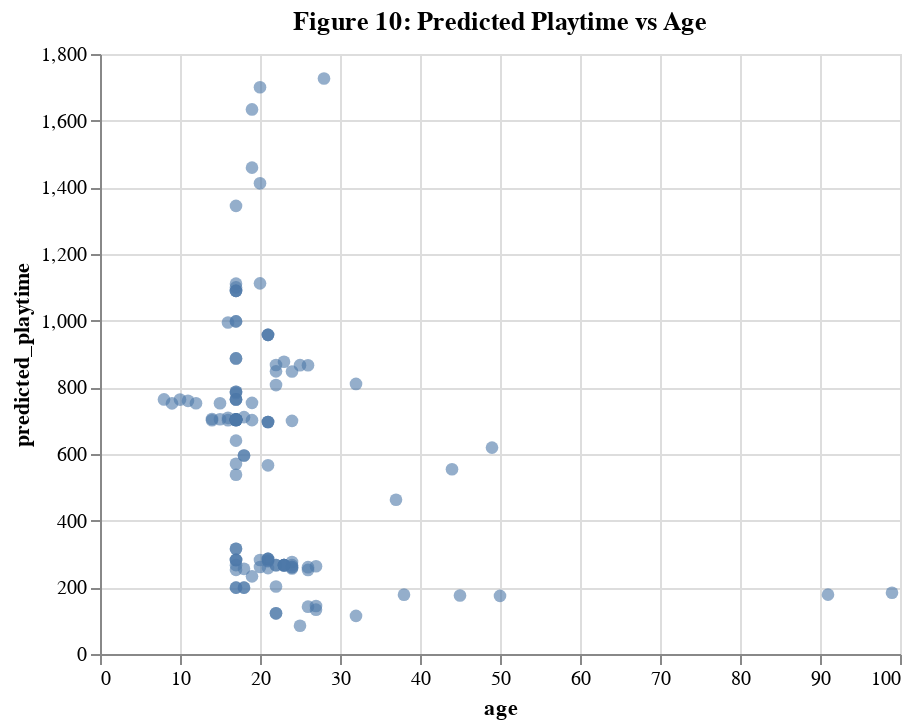

Notebook source saved alongside this figure:
### Code cell
chart_age = alt.Chart(player_summary).mark_circle(size=40, opacity=0.6).encode(
    x="age:Q",
    y="predicted_playtime:Q",
    tooltip=["hashedemail", "age", "predicted_playtime"]
).properties(
    title="Figure 10: Predicted Playtime vs Age",
    width=400, height=300
)
chart_age

### Figure 1 — Vega-Lite specification as saved in the notebook (floating-point values rounded to 4 significant figures)
{"config": {"view": {"continuousWidth": 300, "continuousHeight": 300}}, "data": {"name": "data-f3c4b8a3c0f477a82ccea72b8bb4d165"}, "mark": {"type": "circle", "opacity": 0.6, "size": 40}, "encoding": {"tooltip": [{"field": "hashedemail", "type": "nominal"}, {"field": "age", "type": "quantitative"}, {"field": "predicted_playtime", "type": "quantitative"}], "x": {"field": "age", "type": "quantitative"}, "y": {"field": "predicted_playtime", "type": "quantitative"}}, "height": 300, "title": "Figure 10: Predicted Playtime vs Age", "width": 400, "$schema": "https://vega.github.io/schema/vega-lite/v5.20.1.json", "datasets": {"data-f3c4b8a3c0f477a82ccea72b8bb4d165": [{"hashedemail": "0088b5e134c3f0498a18c7ea6b8d77b4b0ff1636fc93355ccc95b45423367832", "experience": "Regular", "subscribe": true, "gender": "Male", "age": 20, "total_playtime_min": 106.0, "session_count": 2, "avg_session_length_min": 53.0, "predicted_playtime": 1112.0}, {"hashedemail": "060aca80f8cfbf1c91553a72f4d5ec8034764b05ab59fe8e1cf0eee9a7b67967", "experience": "Pro", "subscribe": false, "gender": "Male", "age": 21, "total_playtime_min": 30.0, "session_count": 1, "avg_session_length_min": 30.0, "predicted_playtime": 278.3}, {"hashedemail": "0ce7bfa910d47fc91f21a7b3acd8f33bde6db57912ce0290fa0437ce0b97f387", "experience": "Beginner", "subscribe": true, "gender": "Male", "age": 17, "total_playtime_min": 11.0, "session_count": 1, "avg_session_length_min": 11.0, "predicted_playtime": 702.3}, {"hashedemail": "0d4d71be33e2bc7266ee4983002bd930f69d304288a8663529c875f40f1750f3", "experience": "Regular", "subscribe": true, "gender": "Male", "age": 17, "total_playtime_min": 418.0, "session_count": 13, "avg_session_length_min": 32.15, "predicted_playtime": 702.1}, {"hashedemail": "0d70dd9cac34d646c810b1846fe6a85b9e288a76f5dcab9c1ff1a0e7ca200b3a", "experience": "Pro", "subscribe": true, "gender": "Male", "age": 17, "total_playtime_min": 70.0, "session_count": 2, "avg_session_length_min": 35.0, "predicted_playtime": 763.7}, {"hashedemail": "11006065e9412650e99eea4a4aaaf0399bc338006f85e80cc82d18b49f0e2aa4", "experience": "Veteran", "subscribe": false, "gender": "Male", "age": 19, "total_playtime_min": 10.0, "session_count": 1, "avg_session_length_min": 10.0, "predicted_playtime": 232.9}, {"hashedemail": "119f01b9877fc5ea0073d05602a353b91c4b48e4cf02f42bb8d661b46a34b760", "experience": "Amateur", "subscribe": true, "gender": "Female", "age": 21, "total_playtime_min": 50.0, "session_count": 1, "avg_session_length_min": 50.0, "predicted_playtime": 957.4}, {"hashedemail": "18936844e06b6c7871dce06384e2d142dd86756941641ef39cf40a9967ea14e3", "experience": "Amateur", "subscribe": true, "gender": "Male", "age": 14, "total_playtime_min": 1217.0, "session_count": 41, "avg_session_length_min": 29.68, "predicted_playtime": 701.3}, {"hashedemail": "1a2b92f18f36b0b59b41d648d10a9b8b20a2adff550ddbcb8cec2f47d4d881d0", "experience": "Beginner", "subscribe": false, "gender": "Female", "age": 37, "total_playtime_min": 18.0, "session_count": 1, "avg_session_length_min": 18.0, "predicted_playtime": 462.9}, {"hashedemail": "1d2371d8a35c8831034b25bda8764539ab7db0f63938696917c447128a2540dd", "experience": "Amateur", "subscribe": false, "gender": "Male", "age": 21, "total_playtime_min": 5.0, "session_count": 1, "avg_session_length_min": 5.0, "predicted_playtime": 257.7}, {"hashedemail": "200db0417ee70863c7e2a0f214c737476fb86de5869d0b907a077d726357e687", "experience": "Amateur", "subscribe": false, "gender": "Female", "age": 17, "total_playtime_min": 12.0, "session_count": 1, "avg_session_length_min": 12.0, "predicted_playtime": 782.9}, {"hashedemail": "20ae3f8b5323674fe6e537bc91928841cfc2a00c1b36522fd25370bb6fa89d36", "experience": "Regular", "subscribe": true, "gender": "Male", "age": 19, "total_playtime_min": 46.0, "session_count": 2, "avg_session_length_min": 23.0, "predicted_playtime": 1459.0}, {"hashedemail": "22a78bfd44e46931261d06864b92cf9a8fd77fb02bec66cb71646dd9da222a0d", "experience": "Amateur", "subscribe": true, "gender": "Non-binary", "age": 17, "total_playtime_min": 86.0, "session_count": 2, "avg_session_length_min": 43.0, "predicted_playtime": 1100.0}, {"hashedemail": "23fe711e0e3b77f1da7aa221ab1192afe21648d47d2b4fa7a5a659ff443a0eb5", "experience": "Amateur", "subscribe": true, "gender": "Female", "age": 21, "total_playtime_min": 50.0, "session_count": 1, "avg_session_length_min": 50.0, "predicted_playtime": 957.4}, {"hashedemail": "24d4892c2c3ce11d3e54c3bf31ee218901cac7a2f564911d67424c8fdf0874fe", "experience": "Amateur", "subscribe": true, "gender": "Male", "age": 22, "total_playtime_min": 2366.0, "session_count": 79, "avg_session_length_min": 29.95, "predicted_playtime": 266.5}, {"hashedemail": "25879aecc205544bc6505f9faf768356e0a3b7126057308ae3235f8a514e9a62", "experience": "Amateur", "subscribe": true, "gender": "Female", "age": 17, "total_playtime_min": 7.0, "session_count": 1, "avg_session_length_min": 7.0, "predicted_playtime": 997.8}, {"hashedemail": "2917e2dacafed92d017b9f356ce90a442bea6e4ad59dbbb484a920398acb8974", "experience": "Amateur", "subscribe": false, "gender": "Two-Spirited", "age": 26, "total_playtime_min": 5.0, "session_count": 1, "avg_session_length_min": 5.0, "predicted_playtime": 141.9}, {"hashedemail": "2cfed571797b66cc810c32562fc5b0f70b5bec0f5250799245527135bbf9662e", "experience": "Amateur", "subscribe": true, "gender": "Male", "age": 16, "total_playtime_min": 6.0, "session_count": 1, "avg_session_length_min": 6.0, "predicted_playtime": 701.5}, {"hashedemail": "336adf9b9070abb44eaec22a48b04d8cda6cf0c98a46eef37779a1dcb6f5b4bb", "experience": "Regular", "subscribe": true, "gender": "Male", "age": 21, "total_playtime_min": 266.0, "session_count": 3, "avg_session_length_min": 88.67, "predicted_playtime": 696.1}, {"hashedemail": "36d9cbb4c6bc0c1a6911436d2da0d09ec625e43e6552f575d4acc9cf487c4686", "experience": "Amateur", "subscribe": true, "gender": "Male", "age": 17, "total_playtime_min": 3873.0, "session_count": 130, "avg_session_length_min": 29.79, "predicted_playtime": 703.0}, {"hashedemail": "3caa832978e0596779f4ee7c686c4592fb6de893925025d25bf26be9a8cd03f5", "experience": "Amateur", "subscribe": true, "gender": "Male", "age": 22, "total_playtime_min": 12.0, "session_count": 1, "avg_session_length_min": 12.0, "predicted_playtime": 266.5}, {"hashedemail": "42382bb2af563e6979c5b84d288cbb49bb2ef90b1bcf196c2902da4ce20eb7f3", "experience": "Amateur", "subscribe": true, "gender": "Female", "age": 22, "total_playtime_min": 55.0, "session_count": 1, "avg_session_length_min": 55.0, "predicted_playtime": 867.1}, {"hashedemail": "42eafe96ed5c1684e3b5cc614d1b01a117173d3ec6898abcf1177d9822bd39f7", "experience": "Beginner", "subscribe": false, "gender": "Female", "age": 17, "total_playtime_min": 59.0, "session_count": 11, "avg_session_length_min": 5.364, "predicted_playtime": 786.8}, {"hashedemail": "4b01bce3f141289709e8278b02ba5d2aaa7105d7ccb9c7deb37670a80e332774", "experience": "Amateur", "subscribe": true, "gender": "Male", "age": 23, "total_playtime_min": 121.0, "session_count": 1, "avg_session_length_min": 121.0, "predicted_playtime": 266.5}, {"hashedemail": "4bed6f49b672974f706aa7f020b4f29020326bf594520593557cd381a51559b8", "experience": "Beginner", "subscribe": true, "gender": "Female", "age": 25, "total_playtime_min": 101.0, "session_count": 1, "avg_session_length_min": 101.0, "predicted_playtime": 866.4}, {"hashedemail": "4bfad3613c71ace05644bf210195d9fb0d3d9513753ad2f8a16d1a80699bb906", "experience": "Veteran", "subscribe": false, "gender": "Male", "age": 17, "total_playtime_min": 11.0, "session_count": 1, "avg_session_length_min": 11.0, "predicted_playtime": 199.1}, {"hashedemail": "55d24216db39c27e1f17cc43d3127cbf8ed76ada6d098202b53ded319855e2c1", "experience": "Amateur", "subscribe": true, "gender": "Male", "age": 17, "total_playtime_min": 33.0, "session_count": 3, "avg_session_length_min": 11.0, "predicted_playtime": 703.0}, {"hashedemail": "577aa5f15468252b1c6f32dcd515012923476292e30f95e6b4128c770e993f92", "experience": "Veteran", "subscribe": true, "gender": "Male", "age": 17, "total_playtime_min": 10.0, "session_count": 1, "avg_session_length_min": 10.0, "predicted_playtime": 282.2}, {"hashedemail": "5a340c0e3d1aa3e579efc625bd3e5bca7fc25f7115b68e9411f457464bfd3df4", "experience": "Veteran", "subscribe": true, "gender": "Male", "age": 20, "total_playtime_min": 33.0, "session_count": 2, "avg_session_length_min": 16.5, "predicted_playtime": 282.0}, {"hashedemail": "5afb9b4ba7f0bb42d4e4d72ee21be8a51131a7677f0519b4606fdbf770eec750", "experience": "Amateur", "subscribe": true, "gender": "Male", "age": 17, "total_playtime_min": 14.0, "session_count": 1, "avg_session_length_min": 14.0, "predicted_playtime": 703.0}, {"hashedemail": "5baba1651a0b92788bc0d6dcdf00be64af1cf9f0015bbeed204ddabd1d872e83", "experience": "Regular", "subscribe": true, "gender": "Female", "age": 28, "total_playtime_min": 43.0, "session_count": 1, "avg_session_length_min": 43.0, "predicted_playtime": 1726.0}, {"hashedemail": "5c27e8b9fed2816b006dc8397ec04470b59339fd591a46a3eb7951b939b72984", "experience": "Amateur", "subscribe": false, "gender": "Male", "age": 18, "total_playtime_min": 57.0, "session_count": 1, "avg_session_length_min": 57.0, "predicted_playtime": 255.5}, {"hashedemail": "5e0beb10f6163a508622ef25220d780bdd012a89dee571db77fc502980c0e57d", "experience": "Regular", "subscribe": true, "gender": "Male", "age": 15, "total_playtime_min": 9.0, "session_count": 1, "avg_session_length_min": 9.0, "predicted_playtime": 704.4}, {"hashedemail": "6b1cdc07fcc1f7ea09509341fd245dd34fdba386f14a493e9107c18604baedc9", "experience": "Veteran", "subscribe": true, "gender": "Non-binary", "age": 17, "total_playtime_min": 11.0, "session_count": 1, "avg_session_length_min": 11.0, "predicted_playtime": 1089.0}, {"hashedemail": "6ca8a90e4f5c61bf36baf556d446873c4e894e7a62f91996aa237be64b0e183b", "experience": "Beginner", "subscribe": true, "gender": "Female", "age": 17, "total_playtime_min": 66.0, "session_count": 1, "avg_session_length_min": 66.0, "predicted_playtime": 886.7}, {"hashedemail": "6fa105fac7f4f37350f21830db78cde153d8edda41d6f4f2d48c9785d605c5e5", "experience": "Amateur", "subscribe": false, "gender": "Male", "age": 45, "total_playtime_min": 7.0, "session_count": 1, "avg_session_length_min": 7.0, "predicted_playtime": 175.6}, {"hashedemail": "7096b30972a32029244fc6171f21bc5996b51b8d75df7a94f003dead428988f9", "experience": "Amateur", "subscribe": false, "gender": "Male", "age": 26, "total_playtime_min": 72.0, "session_count": 2, "avg_session_length_min": 36.0, "predicted_playtime": 252.2}, {"hashedemail": "70db3a16ef58cf8bf6d8658c426ba4a5fcd7523a0abdd413f14466c41181215d", "experience": "Veteran", "subscribe": false, "gender": "Male", "age": 22, "total_playtime_min": 15.0, "session_count": 1, "avg_session_length_min": 15.0, "predicted_playtime": 122.0}, {"hashedemail": "710148466b44cb02ba894aa9005a4892e619250ebd01153055d6c7578fc1ea10", "experience": "Amateur", "subscribe": true, "gender": "Male", "age": 23, "total_playtime_min": 8.0, "session_count": 1, "avg_session_length_min": 8.0, "predicted_playtime": 266.5}, {"hashedemail": "71453e425f07d10da4fa2b349c83e73ccdf0fb3312f778b35c5802c3292c87bd", "experience": "Veteran", "subscribe": false, "gender": "Male", "age": 22, "total_playtime_min": 21.0, "session_count": 1, "avg_session_length_min": 21.0, "predicted_playtime": 122.0}, {"hashedemail": "71e724778a28bb0ebbdacb1328944dfef427525466b012b66e7554a65e401a16", "experience": "Regular", "subscribe": true, "gender": "Male", "age": 14, "total_playtime_min": 20.0, "session_count": 2, "avg_session_length_min": 10.0, "predicted_playtime": 704.9}, {"hashedemail": "722ab6d91280c439f2780767a1250889e93f75fc0ba0bc48175da022ab3e9ea9", "experience": "Beginner", "subscribe": false, "gender": "Female", "age": 17, "total_playtime_min": 5.0, "session_count": 1, "avg_session_length_min": 5.0, "predicted_playtime": 786.8}, {"hashedemail": "75f275366c0dbb8b23957b97aaaf77db5d6517fb846d3d4d209bd391ae3d39f6", "experience": "Amateur", "subscribe": true, "gender": "Male", "age": 24, "total_playtime_min": 24.0, "session_count": 1, "avg_session_length_min": 24.0, "predicted_playtime": 266.5}, {"hashedemail": "7a4686586d290c67179275c7c3dfb4ea02f4d317d9ee0e2cee98baa27877a875", "experience": "Veteran", "subscribe": true, "gender": "Female", "age": 23, "total_playtime_min": 115.0, "session_count": 3, "avg_session_length_min": 38.33, "predicted_playtime": 876.6}, {"hashedemail": "7b17513f11968feaf6b02977885c436dc2a4549489ca25ef03022f9fbae19d81", "experience": "Regular", "subscribe": false, "gender": "Male", "age": 50, "total_playtime_min": 5.0, "session_count": 1, "avg_session_length_min": 5.0, "predicted_playtime": 174.3}, {"hashedemail": "7b5c323f9a9e21b6bcc2a8c431e96f9f2155c7b4318a68d3e7d9edd2018095a9", "experience": "Beginner", "subscribe": true, "gender": "Two-Spirited", "age": 17, "total_playtime_min": 5.0, "session_count": 1, "avg_session_length_min": 5.0, "predicted_playtime": 640.1}, {"hashedemail": "7c0ae28a5f85a515a8063f9ed989aa26c5ebcc64f6b7be2948c0b300c2c9bd47", "experience": "Amateur", "subscribe": true, "gender": "Male", "age": 23, "total_playtime_min": 9.0, "session_count": 1, "avg_session_length_min": 9.0, "predicted_playtime": 266.5}, {"hashedemail": "7d71c49cbbce8dcf0276b2bfecfa2d16f22cb31a4024556d6085884298f2ee8d", "experience": "Regular", "subscribe": true, "gender": "Two-Spirited", "age": 99, "total_playtime_min": 8.0, "session_count": 1, "avg_session_length_min": 8.0, "predicted_playtime": 183.8}, {"hashedemail": "7dc01f10bf20671ecfccdac23812b1b415acd42c2147cb0af4d48fcce2420f3e", "experience": "Regular", "subscribe": true, "gender": "Male", "age": 21, "total_playtime_min": 9.0, "session_count": 1, "avg_session_length_min": 9.0, "predicted_playtime": 696.1}, {"hashedemail": "7ea2a6532a9a7f33e1ad6067015746bbbbacaabb8cba0f430129f851c0aa59d9", "experience": "Regular", "subscribe": true, "gender": "Male", "age": 24, "total_playtime_min": 13.0, "session_count": 1, "avg_session_length_min": 13.0, "predicted_playtime": 699.4}, {"hashedemail": "80afc8e7137de6a232421e926c1e6e64ddeef1d8157c4439746bc00fcf91e8a7", "experience": "Beginner", "subscribe": false, "gender": "Male", "age": 32, "total_playtime_min": 116.0, "session_count": 1, "avg_session_length_min": 116.0, "predicted_playtime": 114.3}, {"hashedemail": "82d2615c56f8bdb5e56c603d3c90096649eb944fe47e1c827219d8af0b9fc94a", "experience": "Veteran", "subscribe": true, "gender": "Male", "age": 21, "total_playtime_min": 41.0, "session_count": 1, "avg_session_length_min": 41.0, "predicted_playtime": 285.2}, {"hashedemail": "88247d9a46fc214a12485dcbcbb03a8ddebfe8c1ec5fe209cd660147625c8e62", "experience": "Veteran", "subscribe": false, "gender": "Prefer not to say", "age": 25, "total_playtime_min": 118.0, "session_count": 6, "avg_session_length_min": 19.67, "predicted_playtime": 84.79}, {"hashedemail": "8af6e04a9067b009303e36cf39f7e7d53f9473e74b4633876ddd79769158b665", "experience": "Amateur", "subscribe": true, "gender": "Male", "age": 23, "total_playtime_min": 14.0, "session_count": 1, "avg_session_length_min": 14.0, "predicted_playtime": 266.5}, {"hashedemail": "8b71f4d66a38389b7528bb38ba6eb71157733df7d1740371852a797ae97d82d1", "experience": "Amateur", "subscribe": true, "gender": "Male", "age": 17, "total_playtime_min": 13.0, "session_count": 1, "avg_session_length_min": 13.0, "predicted_playtime": 703.0}, {"hashedemail": "8d2eed1f399e0d77cebb8fcc48ed19ad2fa8e3bb3fa683cb90e0ac6d42677bf2", "experience": "Veteran", "subscribe": true, "gender": "Male", "age": 24, "total_playtime_min": 147.0, "session_count": 1, "avg_session_length_min": 147.0, "predicted_playtime": 276.1}, {"hashedemail": "8d713786e0bf0371cd928a91d32d1e37b14e14e49744cdebac90885c05c48afa", "experience": "Amateur", "subscribe": false, "gender": "Female", "age": 32, "total_playtime_min": 11.0, "session_count": 1, "avg_session_length_min": 11.0, "predicted_playtime": 810.3}, {"hashedemail": "8e0aac3020b3fd9cdef4840b533b4b105aaf1ce1f6f2df3f328ba2a44cecfdc1", "experience": "Amateur", "subscribe": true, "gender": "Male", "age": 11, "total_playtime_min": 193.0, "session_count": 3, "avg_session_length_min": 64.33, "predicted_playtime": 759.6}, {"hashedemail": "8e98b6db2053af0bc0e62cd55bcea5a08f23986dec3d02ca520ea039517e6744", "experience": "Regular", "subscribe": false, "gender": "Male", "age": 18, "total_playtime_min": 10.0, "session_count": 1, "avg_session_length_min": 10.0, "predicted_playtime": 595.4}, {"hashedemail": "8eae13e0f5823d9c48fe7b89695ea231f96f644f664bcc74c5a07f7d0a1135bd", "experience": "Pro", "subscribe": true, "gender": "Male", "age": 12, "total_playtime_min": 34.0, "session_count": 1, "avg_session_length_min": 34.0, "predicted_playtime": 752.4}, {"hashedemail": "90f1495942837b1cde67cc9e3119421e38183502a4c6dee304df3bf0c21e0dd0", "experience": "Pro", "subscribe": true, "gender": "Male", "age": 17, "total_playtime_min": 16.0, "session_count": 1, "avg_session_length_min": 16.0, "predicted_playtime": 763.7}, {"hashedemail": "93efabc9f7de58f44c457bac715cf8f9f44cd88cc574fc02624cac194d2f0ea5", "experience": "Amateur", "subscribe": false, "gender": "Male", "age": 24, "total_playtime_min": 136.0, "session_count": 1, "avg_session_length_min": 136.0, "predicted_playtime": 256.4}, {"hashedemail": "951e54f7376e2b2f0915e9e3646c701af4a2fe839385b13f9e0084b08f8070bd", "experience": "Veteran", "subscribe": false, "gender": "Male", "age": 18, "total_playtime_min": 10.0, "session_count": 1, "avg_session_length_min": 10.0, "predicted_playtime": 199.1}, {"hashedemail": "95aa10ff79645508dcff5c08da02a8f6ddd9016b44fb469347e5739b8865c613", "experience": "Amateur", "subscribe": true, "gender": "Male", "age": 21, "total_playtime_min": 37.0, "session_count": 2, "avg_session_length_min": 18.5, "predicted_playtime": 280.6}, {"hashedemail": "96e190b0bf3923cd8d349eee467c09d1130af143335779251492eb4c2c058a5f", "experience": "Beginner", "subscribe": true, "gender": "Prefer not to say", "age": 27, "total_playtime_min": 168.0, "session_count": 8, "avg_session_length_min": 21.0, "predicted_playtime": 133.0}, {"hashedemail": "9782452b8e41d1f140374eec34c84f464df6ed12e2777e5b4f7150912b8ab78c", "experience": "Beginner", "subscribe": true, "gender": "Male", "age": 24, "total_playtime_min": 1581.0, "session_count": 18, "avg_session_length_min": 87.83, "predicted_playtime": 260.5}, {"hashedemail": "9955ab948064150d3686ef564389bdc6d6c60bc620a5ce3084b3dec4a7a006a7", "experience": "Amateur", "subscribe": true, "gender": "Two-Spirited", "age": 17, "total_playtime_min": 33.0, "session_count": 1, "avg_session_length_min": 33.0, "predicted_playtime": 1111.0}, {"hashedemail": "9ba67e127e4e70d909f6237644bb4674b17bc6ae5c9e735f88cfc50e22b499c6", "experience": "Veteran", "subscribe": true, "gender": "Male", "age": 17, "total_playtime_min": 11.0, "session_count": 1, "avg_session_length_min": 11.0, "predicted_playtime": 282.2}, {"hashedemail": "9c2a5275ada716508a7e66629dfbeaa4c03ca9eb5f30d2132f41de130c367c56", "experience": "Beginner", "subscribe": true, "gender": "Male", "age": 24, "total_playtime_min": 11.0, "session_count": 1, "avg_session_length_min": 11.0, "predicted_playtime": 260.5}, {"hashedemail": "a175d4741dc84e6baf77901f6e8e0a06f54809a34e6b5211159bced346f7fb3e", "experience": "Amateur", "subscribe": true, "gender": "Female", "age": 17, "total_playtime_min": 3232.0, "session_count": 37, "avg_session_length_min": 87.35, "predicted_playtime": 997.8}, {"hashedemail": "a1e0438d568b9c05a93cadaf99969e4d44794d19dea31edd723cbc916f878c33", "experience": "Veteran", "subscribe": false, "gender": "Non-binary", "age": 21, "total_playtime_min": 178.0, "session_count": 3, "avg_session_length_min": 59.33, "predicted_playtime": 566.1}, {"hashedemail": "a2a0612e9a7da558cbac2ee3c816740324505a69a6e042c94aa1b67731f9ff01", "experience": "Regular", "subscribe": false, "gender": "Male", "age": 18, "total_playtime_min": 6.0, "session_count": 1, "avg_session_length_min": 6.0, "predicted_playtime": 595.4}, {"hashedemail": "ab1f44f93c3b828f55458971db393052d9711df3e0e7ff69540bfebfcec555ff", "experience": "Amateur", "subscribe": true, "gender": "Male", "age": 17, "total_playtime_min": 43.0, "session_count": 2, "avg_session_length_min": 21.5, "predicted_playtime": 703.0}, {"hashedemail": "ad6390295640af1ed0e45ffc58a53b2d9074b0eea694b16210addd44d7c81f83", "experience": "Regular", "subscribe": true, "gender": "Female", "age": 19, "total_playtime_min": 11830.0, "session_count": 147, "avg_session_length_min": 80.46, "predicted_playtime": 1634.0}, {"hashedemail": "ae8d8a9dcf80b38466f89466201e6d594eb94d6994eda1617f7dfae9cb21bfb3", "experience": "Beginner", "subscribe": true, "gender": "Female", "age": 17, "total_playtime_min": 70.0, "session_count": 2, "avg_session_length_min": 35.0, "predicted_playtime": 886.7}, {"hashedemail": "aea049eaa7cb10db386a62990220d205ceb2a4c473cae3ec7bab107278c26559", "experience": "Beginner", "subscribe": true, "gender": "Prefer not to say", "age": 17, "total_playtime_min": 18.0, "session_count": 1, "avg_session_length_min": 18.0, "predicted_playtime": 570.8}, {"hashedemail": "b3510c708bd50bf9f75e6e02bb6fe14edb705e0ea671ee769a45c613750e8b58", "experience": "Veteran", "subscribe": true, "gender": "Agender", "age": 27, "total_playtime_min": 821.0, "session_count": 10, "avg_session_length_min": 82.1, "predicted_playtime": 144.0}, {"hashedemail": "b622593d2ef8b337dc554acb307d04a88114f2bf453b18fb5d2c80052aeb2319", "experience": "Regular", "subscribe": true, "gender": "Non-binary", "age": 20, "total_playtime_min": 14130.0, "session_count": 94, "avg_session_length_min": 150.3, "predicted_playtime": 1412.0}, {"hashedemail": "b674dd7ee0d24096d1c019615ce4d12b20fcbff12d79d3c5a9d2118eb7ccbb28", "experience": "Veteran", "subscribe": false, "gender": "Male", "age": 17, "total_playtime_min": 5.0, "session_count": 1, "avg_session_length_min": 5.0, "predicted_playtime": 199.1}, {"hashedemail": "ba24bebe588a34ac546f8559850c65bc90cd9d51b821581bd6e25cff437a1081", "experience": "Veteran", "subscribe": true, "gender": "Female", "age": 44, "total_playtime_min": 11.0, "session_count": 1, "avg_session_length_min": 11.0, "predicted_playtime": 554.4}, {"hashedemail": "ba9b943f7fd9b5078b20ece741c4cb6435418d5d8373b4fe3830487f6036095c", "experience": "Regular", "subscribe": false, "gender": "Prefer not to say", "age": 17, "total_playtime_min": 10.0, "session_count": 1, "avg_session_length_min": 10.0, "predicted_playtime": 1344.0}, {"hashedemail": "bc704ff2bc676dbf48ee41b9e11481c1387bf758ad318f2428f336e3fecc6660", "experience": "Regular", "subscribe": true, "gender": "Male", "age": 8, "total_playtime_min": 25.0, "session_count": 1, "avg_session_length_min": 25.0, "predicted_playtime": 763.7}, {"hashedemail": "bd10e7eab5531d5e82c9eebb929e2703f05367a90b0533074392a5f39a55c5d9", "experience": "Amateur", "subscribe": true, "gender": "Male", "age": 19, "total_playtime_min": 13.0, "session_count": 1, "avg_session_length_min": 13.0, "predicted_playtime": 701.6}, {"hashedemail": "bda1905e54b6c745bcced9d59ce655a5bfd03c35cc6abdd8d1610e5c416f79d1", "experience": "Amateur", "subscribe": true, "gender": "Male", "age": 17, "total_playtime_min": 5.0, "session_count": 1, "avg_session_length_min": 5.0, "predicted_playtime": 703.0}, {"hashedemail": "bfce39c89d6549f2bb94d8064d3ce69dc3d7e72b38f431d8aa0c4bf95ccee6bf", "experience": "Regular", "subscribe": true, "gender": "Male", "age": 17, "total_playtime_min": 14670.0, "session_count": 219, "avg_session_length_min": 66.99, "predicted_playtime": 702.1}, {"hashedemail": "c121e4d197469bea90e21c0495001f4e21824adb98cbc6a40d54e66617cee174", "experience": "Regular", "subscribe": true, "gender": "Male", "age": 21, "total_playtime_min": 9.0, "session_count": 1, "avg_session_length_min": 9.0, "predicted_playtime": 696.1}, {"hashedemail": "c57fa94e436cf49a929d0168e47d26fec3d900b321775e280ef136979c01d5a4", "experience": "Regular", "subscribe": true, "gender": "Male", "age": 49, "total_playtime_min": 1235.0, "session_count": 16, "avg_session_length_min": 77.19, "predicted_playtime": 619.2}, {"hashedemail": "c871393f513c68e313874ac9d192a0b8be7bf99a96bff0ab46beb343ee4217d5", "experience": "Veteran", "subscribe": false, "gender": "Female", "age": 22, "total_playtime_min": 184.0, "session_count": 3, "avg_session_length_min": 61.33, "predicted_playtime": 806.8}, {"hashedemail": "ca20f724571080b997e0efa874b9611e9f280c1af5f68ff6231a9e5b5d79bcfe", "experience": "Veteran", "subscribe": true, "gender": "Male", "age": 38, "total_playtime_min": 21.0, "session_count": 1, "avg_session_length_min": 21.0, "predicted_playtime": 178.0}, {"hashedemail": "cb00c16dc2043f435a7a8c2a473656e4119ffa7173bab7ec7455715173912498", "experience": "Veteran", "subscribe": true, "gender": "Non-binary", "age": 17, "total_playtime_min": 68.0, "session_count": 2, "avg_session_length_min": 34.0, "predicted_playtime": 1089.0}, {"hashedemail": "d07befbac08be3d876d026ac0458651067001b39081d24724af3c95be76355e0", "experience": "Veteran", "subscribe": true, "gender": "Non-binary", "age": 17, "total_playtime_min": 11.0, "session_count": 1, "avg_session_length_min": 11.0, "predicted_playtime": 1089.0}, {"hashedemail": "d13020f8d53c08c95e64f2254424a65c9c479fcfd866b21b850d200a2689a8b5", "experience": "Beginner", "subscribe": true, "gender": "Prefer not to say", "age": 22, "total_playtime_min": 35.0, "session_count": 2, "avg_session_length_min": 17.5, "predicted_playtime": 202.5}, {"hashedemail": "d3ca24e4d7fe8ffe2a821ebd3b841252950ca53e4d659a5f33b987e2cd42a1ec", "experience": "Veteran", "subscribe": false, "gender": "Male", "age": 18, "total_playtime_min": 14.0, "session_count": 1, "avg_session_length_min": 14.0, "predicted_playtime": 199.1}, {"hashedemail": "d43af3bed5e9f1f31077233697c18f3f988a217bd0376a5f1a54d14964a38c36", "experience": "Regular", "subscribe": true, "gender": "Female", "age": 20, "total_playtime_min": 32.0, "session_count": 1, "avg_session_length_min": 32.0, "predicted_playtime": 1700.0}, {"hashedemail": "d46bd29a2ed08e3500bd8729085ef4b6f0ca65baf4c756f88b6bedf7a18e0352", "experience": "Pro", "subscribe": false, "gender": "Male", "age": 17, "total_playtime_min": 110.0, "session_count": 1, "avg_session_length_min": 110.0, "predicted_playtime": 315.5}, {"hashedemail": "d48302dee689942b60f7e9756eba99d0be030df0ab6f553904a9dbbc44d0b5d5", "experience": "Beginner", "subscribe": true, "gender": "Male", "age": 17, "total_playtime_min": 10.0, "session_count": 1, "avg_session_length_min": 10.0, "predicted_playtime": 702.3}, {"hashedemail": "d51a8c57269fe347b4b7760ec29c420832cb36a11c47569a9200872831910c05", "experience": "Beginner", "subscribe": true, "gender": "Female", "age": 24, "total_playtime_min": 49.0, "session_count": 1, "avg_session_length_min": 49.0, "predicted_playtime": 847.6}, {"hashedemail": "d572f391d452b76ea2d7e5e53a3d38bfd7499c7399db299bd4fedb06a46ad5bb", "experience": "Amateur", "subscribe": false, "gender": "Prefer not to say", "age": 17, "total_playtime_min": 5.0, "session_count": 1, "avg_session_length_min": 5.0, "predicted_playtime": 537.8}, {"hashedemail": "d9473710057f7d42f36570f0be83817a4eea614029ff90cf50d8889cdd729d11", "experience": "Pro", "subscribe": true, "gender": "Other", "age": 91, "total_playtime_min": 15.0, "session_count": 1, "avg_session_length_min": 15.0, "predicted_playtime": 178.1}, {"hashedemail": "dbb20960cd4db4900dde7832e349dae46f7688583c8138b34785d9c7e509b5b9", "experience": "Amateur", "subscribe": true, "gender": "Female", "age": 26, "total_playtime_min": 7.0, "session_count": 1, "avg_session_length_min": 7.0, "predicted_playtime": 866.4}, {"hashedemail": "dc73467f73263dd4a07838330dd1cc115aa3f8b03538911ee6aac048405939c4", "experience": "Veteran", "subscribe": true, "gender": "Male", "age": 21, "total_playtime_min": 7.0, "session_count": 1, "avg_session_length_min": 7.0, "predicted_playtime": 285.2}, {"hashedemail": "e21a324ccf5c873bafe82e47d5137b36aa312ee4803eeb5cbc6cf945f9bb3f38", "experience": "Regular", "subscribe": true, "gender": "Male", "age": 17, "total_playtime_min": 6.0, "session_count": 1, "avg_session_length_min": 6.0, "predicted_playtime": 702.1}, {"hashedemail": "e3175c379bbb83c8786d2dd719cf844575aca24d2c81d643dc7f12f6227becf7", "experience": "Beginner", "subscribe": true, "gender": "Female", "age": 22, "total_playtime_min": 53.0, "session_count": 1, "avg_session_length_min": 53.0, "predicted_playtime": 847.9}, {"hashedemail": "e3e1bef1ce259c995332635c0ec630a575713451cbe742d7ca93e4c03d0826df", "experience": "Amateur", "subscribe": true, "gender": "Male", "age": 17, "total_playtime_min": 60.0, "session_count": 12, "avg_session_length_min": 5.0, "predicted_playtime": 703.0}, {"hashedemail": "e44041459da2102dc20147ed6f0db4753547be66fc4ddea037bafca64004de2d", "experience": "Veteran", "subscribe": true, "gender": "Male", "age": 18, "total_playtime_min": 26.0, "session_count": 1, "avg_session_length_min": 26.0, "predicted_playtime": 710.6}, {"hashedemail": "e47ae138603b9a7d6e9b97554bac2daf0477b30e0a4f29ed9d3deacc3c7ec155", "experience": "Pro", "subscribe": true, "gender": "Male", "age": 15, "total_playtime_min": 7.0, "session_count": 1, "avg_session_length_min": 7.0, "predicted_playtime": 752.1}, {"hashedemail": "e74c60a92c0100e7240be56d66969db85856152b048c639331a3595f901461ae", "experience": "Beginner", "subscribe": false, "gender": "Male", "age": 17, "total_playtime_min": 560.0, "session_count": 47, "avg_session_length_min": 11.91, "predicted_playtime": 252.6}, {"hashedemail": "ed3e6d043dee74fad932be44d0600f4502055198c511927b0c906f50b57d9582", "experience": "Beginner", "subscribe": true, "gender": "Male", "age": 17, "total_playtime_min": 5.0, "session_count": 1, "avg_session_length_min": 5.0, "predicted_playtime": 702.3}, {"hashedemail": "f19e136ddde68f365afc860c725ccff54307dedd13968e896a9f890c40aea436", "experience": "Amateur", "subscribe": false, "gender": "Male", "age": 17, "total_playtime_min": 179.0, "session_count": 6, "avg_session_length_min": 29.83, "predicted_playtime": 266.6}, {"hashedemail": "f1b432523542f90c61176a555ccb2144468d76c91a32d74082ab8c101f9d25b6", "experience": "Veteran", "subscribe": true, "gender": "Male", "age": 21, "total_playtime_min": 13.0, "session_count": 1, "avg_session_length_min": 13.0, "predicted_playtime": 285.2}, {"hashedemail": "f2826fb8dbce4d450348f99cb27ade184b713998d9679780442efaaf218038f2", "experience": "Regular", "subscribe": true, "gender": "Male", "age": 10, "total_playtime_min": 266.0, "session_count": 7, "avg_session_length_min": 38.0, "predicted_playtime": 763.2}, {"hashedemail": "f3c813577c458ba0dfef80996f8f32c93b6e8af1fa939732842f2312358a88e9", "experience": "Veteran", "subscribe": true, "gender": "Male", "age": 17, "total_playtime_min": 255.0, "session_count": 3, "avg_session_length_min": 85.0, "predicted_playtime": 282.2}, {"hashedemail": "f459ce1862ec9a43b6c714810390dfd632ed104eb11378b3a2a134b1b107bc75", "experience": "Beginner", "subscribe": true, "gender": "Male", "age": 26, "total_playtime_min": 46.0, "session_count": 2, "avg_session_length_min": 23.0, "predicted_playtime": 260.5}, {"hashedemail": "f4f29f2465743ead8c3ce02fc84542afe33ae3c95ef56a42b8f7785550fe9e4a", "experience": "Pro", "subscribe": true, "gender": "Male", "age": 19, "total_playtime_min": 41.0, "session_count": 2, "avg_session_length_min": 20.5, "predicted_playtime": 753.4}, {"hashedemail": "f6daba428a5e19a3d47574858c13550499be23603422e6a0ee9728f8b53e192d", "experience": "Pro", "subscribe": true, "gender": "Male", "age": 9, "total_playtime_min": 2019.0, "session_count": 27, "avg_session_length_min": 74.78, "predicted_playtime": 751.8}, {"hashedemail": "f707d141be44b2bf963eb171dbd14599059b4dda09aa002ba95ead4fa67273a7", "experience": "Veteran", "subscribe": true, "gender": "Male", "age": 16, "total_playtime_min": 8.0, "session_count": 1, "avg_session_length_min": 8.0, "predicted_playtime": 708.5}, {"hashedemail": "f7875ae87a61632030d5c4029ee8cf081be7047b2b4a9c04ab5a706f59786197", "experience": "Pro", "subscribe": false, "gender": "Male", "age": 17, "total_playtime_min": 19.0, "session_count": 1, "avg_session_length_min": 19.0, "predicted_playtime": 315.5}, {"hashedemail": "f8f5477f5a2e53616ae37421b1c660b971192bd8ff77e3398304c7ae42581fdc", "experience": "Amateur", "subscribe": true, "gender": "Female", "age": 16, "total_playtime_min": 9947.0, "session_count": 159, "avg_session_length_min": 62.56, "predicted_playtime": 994.5}, {"hashedemail": "f9ac013b2f0bc2bd4928a6a0fc8a0aae8b5c4f2670cf9e18f547b7e72034c965", "experience": "Beginner", "subscribe": true, "gender": "Male", "age": 17, "total_playtime_min": 74.0, "session_count": 2, "avg_session_length_min": 37.0, "predicted_playtime": 702.3}, {"hashedemail": "fb0005032363ec3b30c2ae668f78f5076b7e77de0c6a249e924eee608cd0a1fa", "experience": "Amateur", "subscribe": true, "gender": "Female", "age": 21, "total_playtime_min": 208.0, "session_count": 4, "avg_session_length_min": 52.0, "predicted_playtime": 957.4}, {"hashedemail": "fc0224c81384770e93ca717f32713960144bf0b52ff67639433a5c06a653a882", "experience": "Amateur", "subscribe": true, "gender": "Male", "age": 27, "total_playtime_min": 16.0, "session_count": 1, "avg_session_length_min": 16.0, "predicted_playtime": 263.1}, {"hashedemail": "fcab03c6d3079521e7f9665caed0f31fe3dae6b5ccb86e6cb58747a43aa8789f", "experience": "Pro", "subscribe": true, "gender": "Male", "age": 17, "total_playtime_min": 80.0, "session_count": 1, "avg_session_length_min": 80.0, "predicted_playtime": 763.7}, {"hashedemail": "fd6563a4e0f6f4273580e5fedbd8dda64990447aea5a33cbb5e894a3867ca44d", "experience": "Amateur", "subscribe": true, "gender": "Male", "age": 23, "total_playtime_min": 4795.0, "session_count": 310, "avg_session_length_min": 15.47, "predicted_playtime": 266.5}, {"hashedemail": "fe218a05c6c3fc6326f4f151e8cb75a2a9fa29e22b110d4c311fb58fb211f471", "experience": "Amateur", "subscribe": true, "gender": "Male", "age": 17, "total_playtime_min": 9.0, "session_count": 1, "avg_session_length_min": 9.0, "predicted_playtime": 703.0}, {"hashedemail": "fef4e1bed8c3f6dcd7bcd39ab21bd402386155b2ff8c8e53683e1d2793bf1ed1", "experience": "Beginner", "subscribe": true, "gender": "Male", "age": 20, "total_playtime_min": 72.0, "session_count": 1, "avg_session_length_min": 72.0, "predicted_playtime": 261.1}]}}
